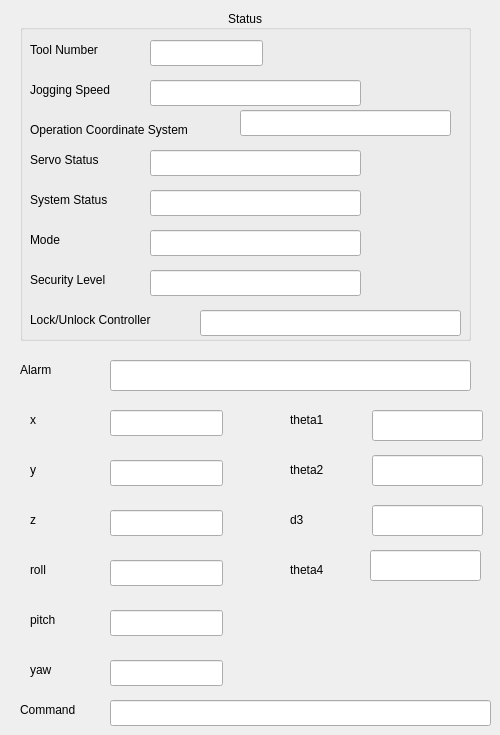
     <widget class="QWidget" name="tab_3">
      <attribute name="title">
       <string>SCARA</string>
      </attribute>
      <widget class="QLabel" name="label_10">
       <property name="geometry">
        <rect>
         <x>30</x>
         <y>560</y>
         <width>41</width>
         <height>20</height>
        </rect>
       </property>
       <property name="text">
        <string>roll</string>
       </property>
      </widget>
      <widget class="QLabel" name="label_15">
       <property name="geometry">
        <rect>
         <x>290</x>
         <y>510</y>
         <width>63</width>
         <height>20</height>
        </rect>
       </property>
       <property name="text">
        <string>d3</string>
       </property>
      </widget>
      <widget class="QLabel" name="label_8">
       <property name="geometry">
        <rect>
         <x>30</x>
         <y>460</y>
         <width>21</width>
         <height>20</height>
        </rect>
       </property>
       <property name="text">
        <string>y</string>
       </property>
      </widget>
      <widget class="QLineEdit" name="lnERecv_theta2">
       <property name="geometry">
        <rect>
         <x>372</x>
         <y>455</y>
         <width>111</width>
         <height>31</height>
        </rect>
       </property>
      </widget>
      <widget class="QLineEdit" name="lnERecv_z">
       <property name="geometry">
        <rect>
         <x>110</x>
         <y>510</y>
         <width>113</width>
         <height>26</height>
        </rect>
       </property>
      </widget>
      <widget class="QLabel" name="label_14">
       <property name="geometry">
        <rect>
         <x>290</x>
         <y>410</y>
         <width>63</width>
         <height>20</height>
        </rect>
       </property>
       <property name="text">
        <string>theta1</string>
       </property>
      </widget>
      <widget class="QLineEdit" name="lnERecv_x">
       <property name="geometry">
        <rect>
         <x>110</x>
         <y>410</y>
         <width>113</width>
         <height>26</height>
        </rect>
       </property>
      </widget>
      <widget class="QLineEdit" name="lnERecv_roll">
       <property name="geometry">
        <rect>
         <x>110</x>
         <y>560</y>
         <width>113</width>
         <height>26</height>
        </rect>
       </property>
      </widget>
      <widget class="QLineEdit" name="lnERecv_d3">
       <property name="geometry">
        <rect>
         <x>372</x>
         <y>505</y>
         <width>111</width>
         <height>31</height>
        </rect>
       </property>
      </widget>
      <widget class="QLineEdit" name="lnERecv_pitch">
       <property name="geometry">
        <rect>
         <x>110</x>
         <y>610</y>
         <width>113</width>
         <height>26</height>
        </rect>
       </property>
      </widget>
      <widget class="QLabel" name="label_12">
       <property name="geometry">
        <rect>
         <x>30</x>
         <y>660</y>
         <width>63</width>
         <height>20</height>
        </rect>
       </property>
       <property name="text">
        <string>yaw</string>
       </property>
      </widget>
      <widget class="QLabel" name="label_13">
       <property name="geometry">
        <rect>
         <x>290</x>
         <y>460</y>
         <width>63</width>
         <height>20</height>
        </rect>
       </property>
       <property name="text">
        <string>theta2</string>
       </property>
      </widget>
      <widget class="QLabel" name="label_7">
       <property name="geometry">
        <rect>
         <x>30</x>
         <y>410</y>
         <width>31</width>
         <height>20</height>
        </rect>
       </property>
       <property name="text">
        <string>x </string>
       </property>
      </widget>
      <widget class="QLabel" name="label_16">
       <property name="geometry">
        <rect>
         <x>290</x>
         <y>560</y>
         <width>63</width>
         <height>20</height>
        </rect>
       </property>
       <property name="text">
        <string>theta4</string>
       </property>
      </widget>
      <widget class="QLineEdit" name="lnERecv_theta4">
       <property name="geometry">
        <rect>
         <x>370</x>
         <y>550</y>
         <width>111</width>
         <height>31</height>
        </rect>
       </property>
      </widget>
      <widget class="QLineEdit" name="lnERecv_y">
       <property name="geometry">
        <rect>
         <x>110</x>
         <y>460</y>
         <width>113</width>
         <height>26</height>
        </rect>
       </property>
      </widget>
      <widget class="QLineEdit" name="lnERecv_theta1">
       <property name="geometry">
        <rect>
         <x>372</x>
         <y>410</y>
         <width>111</width>
         <height>31</height>
        </rect>
       </property>
      </widget>
      <widget class="QLabel" name="label_9">
       <property name="geometry">
        <rect>
         <x>30</x>
         <y>510</y>
         <width>31</width>
         <height>20</height>
        </rect>
       </property>
       <property name="text">
        <string>z</string>
       </property>
      </widget>
      <widget class="QLineEdit" name="lnERecv_yaw">
       <property name="geometry">
        <rect>
         <x>110</x>
         <y>660</y>
         <width>113</width>
         <height>26</height>
        </rect>
       </property>
      </widget>
      <widget class="QLabel" name="label_11">
       <property name="geometry">
        <rect>
         <x>30</x>
         <y>610</y>
         <width>51</width>
         <height>20</height>
        </rect>
       </property>
       <property name="text">
        <string>pitch</string>
       </property>
      </widget>
      <widget class="QLabel" name="label">
       <property name="geometry">
        <rect>
         <x>20</x>
         <y>700</y>
         <width>81</width>
         <height>20</height>
        </rect>
       </property>
       <property name="text">
        <string>Command</string>
       </property>
      </widget>
      <widget class="QLineEdit" name="lnECmd">
       <property name="geometry">
        <rect>
         <x>110</x>
         <y>700</y>
         <width>381</width>
         <height>26</height>
        </rect>
       </property>
      </widget>
      <widget class="QGroupBox" name="groupBox_5">
       <property name="geometry">
        <rect>
         <x>20</x>
         <y>10</y>
         <width>451</width>
         <height>331</height>
        </rect>
       </property>
       <property name="title">
        <string>Status</string>
       </property>
       <property name="alignment">
        <set>Qt::AlignCenter</set>
       </property>
       <widget class="QLabel" name="label_3">
        <property name="geometry">
         <rect>
          <x>10</x>
          <y>30</y>
          <width>101</width>
          <height>20</height>
         </rect>
        </property>
        <property name="text">
         <string>Tool Number</string>
        </property>
       </widget>
       <widget class="QLabel" name="label_5">
        <property name="geometry">
         <rect>
          <x>10</x>
          <y>70</y>
          <width>111</width>
          <height>20</height>
         </rect>
        </property>
        <property name="text">
         <string>Jogging Speed</string>
        </property>
       </widget>
       <widget class="QLabel" name="label_6">
        <property name="geometry">
         <rect>
          <x>10</x>
          <y>180</y>
          <width>101</width>
          <height>20</height>
         </rect>
        </property>
        <property name="text">
         <string>System Status</string>
        </property>
       </widget>
       <widget class="QLabel" name="label_40">
        <property name="geometry">
         <rect>
          <x>10</x>
          <y>140</y>
          <width>101</width>
          <height>20</height>
         </rect>
        </property>
        <property name="text">
         <string>Servo Status</string>
        </property>
       </widget>
       <widget class="QLabel" name="label_41">
        <property name="geometry">
         <rect>
          <x>10</x>
          <y>110</y>
          <width>201</width>
          <height>20</height>
         </rect>
        </property>
        <property name="text">
         <string>Operation Coordinate System</string>
        </property>
       </widget>
       <widget class="QLineEdit" name="lnE_ToolNum1">
        <property name="geometry">
         <rect>
          <x>130</x>
          <y>30</y>
          <width>113</width>
          <height>26</height>
         </rect>
        </property>
       </widget>
       <widget class="QLineEdit" name="lnE_JogSp1">
        <property name="geometry">
         <rect>
          <x>130</x>
          <y>70</y>
          <width>211</width>
          <height>26</height>
         </rect>
        </property>
       </widget>
       <widget class="QLineEdit" name="lnE_Coord1">
        <property name="geometry">
         <rect>
          <x>220</x>
          <y>100</y>
          <width>211</width>
          <height>26</height>
         </rect>
        </property>
       </widget>
       <widget class="QLineEdit" name="lnE_ServoStt1">
        <property name="geometry">
         <rect>
          <x>130</x>
          <y>140</y>
          <width>211</width>
          <height>26</height>
         </rect>
        </property>
       </widget>
       <widget class="QLineEdit" name="lnE_SysStt1">
        <property name="geometry">
         <rect>
          <x>130</x>
          <y>180</y>
          <width>211</width>
          <height>26</height>
         </rect>
        </property>
       </widget>
       <widget class="QLabel" name="label_64">
        <property name="geometry">
         <rect>
          <x>10</x>
          <y>220</y>
          <width>63</width>
          <height>20</height>
         </rect>
        </property>
        <property name="text">
         <string>Mode</string>
        </property>
       </widget>
       <widget class="QLabel" name="label_65">
        <property name="geometry">
         <rect>
          <x>10</x>
          <y>260</y>
          <width>101</width>
          <height>20</height>
         </rect>
        </property>
        <property name="text">
         <string>Security Level</string>
        </property>
       </widget>
       <widget class="QLineEdit" name="lnE_Mode1">
        <property name="geometry">
         <rect>
          <x>130</x>
          <y>220</y>
          <width>211</width>
          <height>26</height>
         </rect>
        </property>
       </widget>
       <widget class="QLineEdit" name="lnE_Seclvl1">
        <property name="geometry">
         <rect>
          <x>130</x>
          <y>260</y>
          <width>211</width>
          <height>26</height>
         </rect>
        </property>
       </widget>
       <widget class="QLabel" name="label_72">
        <property name="geometry">
         <rect>
          <x>10</x>
          <y>300</y>
          <width>161</width>
          <height>20</height>
         </rect>
        </property>
        <property name="text">
         <string>Lock/Unlock Controller</string>
        </property>
       </widget>
       <widget class="QLineEdit" name="lnELockRBC1">
        <property name="geometry">
         <rect>
          <x>180</x>
          <y>300</y>
          <width>261</width>
          <height>26</height>
         </rect>
        </property>
       </widget>
      </widget>
      <widget class="QLabel" name="label_44">
       <property name="geometry">
        <rect>
         <x>20</x>
         <y>360</y>
         <width>63</width>
         <height>20</height>
        </rect>
       </property>
       <property name="text">
        <string>Alarm</string>
       </property>
      </widget>
      <widget class="QLineEdit" name="lnERB1Ala">
       <property name="geometry">
        <rect>
         <x>110</x>
         <y>360</y>
         <width>361</width>
         <height>31</height>
        </rect>
       </property>
      </widget>
     </widget>
